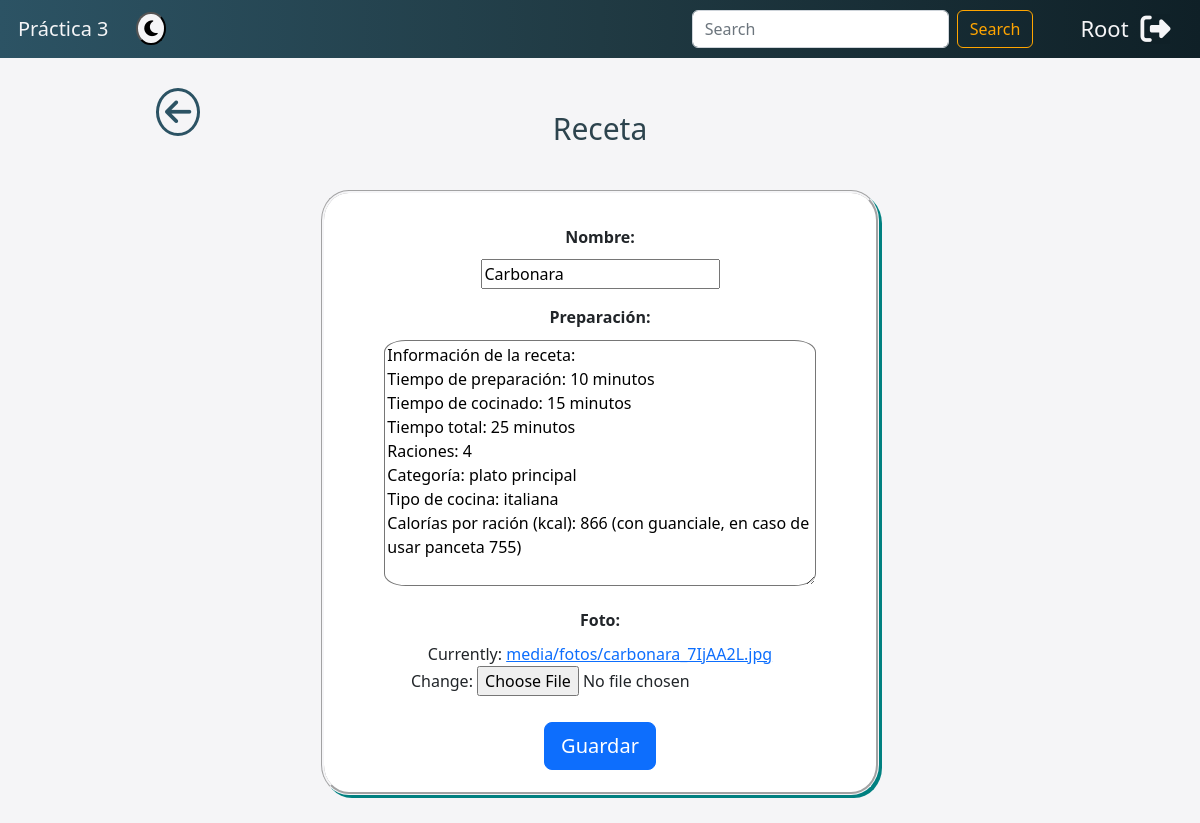
The app's page /recetas/edit/62/ (signed in) with its own data.
### recetas/models.py (models this page shows, shortened)
class Receta(models.Model):
	nombre       = models.CharField(max_length=200, validators=[validate_mayus])
	preparación  = models.TextField(max_length=5000, validators=[validate_mayus])
	foto         = models.FileField(upload_to='media/fotos')

### recetas/views.py (the view)
# urls.py: path('recetas/edit/<int:id>/', views.editar_receta, name='editar_receta'),
def editar_receta(request, id):
    receta = get_object_or_404(Receta, id=id)
    if request.method == "POST":
        form = RecetaForm(request.POST, request.FILES, instance=receta)
        if form.is_valid():
            receta = form.instance
            receta.save()
            messages.add_message(request, messages.SUCCESS, 'Receta editada!')
            return redirect('detalles', id=receta.id)
    else:
        form = RecetaForm(instance=receta)
    return render(request, 'nueva_receta.html', {'form': form})

### recetas/forms.py
class RecetaForm(forms.ModelForm):
    class Meta:
        model = Receta
        fields = ('nombre', 'preparación', 'foto')

### recetas/templates/nueva_receta.html (shortened to what this page needs)
{% extends 'base.html' %}
{% block contenido %}
    {% load static %}
    <link rel="stylesheet" href="{% static 'css/nueva_receta.css' %}">
    <a class="fas fa-arrow-left" href="/"></a>
    <div class="div-nreceta-comida" id="div-nreceta-comida">
        <br><br>
        <p class="p-nreceta-titulo">Receta</p>
        <form method="POST" class="form-nreceta" enctype="multipart/form-data">
            {{form.as_p}}
            <button type="submit" class="btn btn-primary btn-lg">Guardar</button>
        </form>
    </div>
{% endblock %}

### recetas/templates/base.html (shortened to what this page needs)
{% load static %}
<!DOCTYPE html>
<html lang="en">
<head>
	<link href="https://cdn.jsdelivr.net/npm/bootstrap@5.2.2/dist/css/bootstrap.min.css" rel="stylesheet">
	<link rel="stylesheet" href="{% static 'css/base.css' %}">
</head>
<body>
	<header>
		<nav class="navbar navbar-expand-lg bg-light" id="barra">
			<div class="container-fluid">
				<a class="navbar-brand" href="/">Práctica 3</a>
				<button class="switch" id="switch">
					<span><i class="fas fa-moon"></i></span>
				</button>
				<div class="collapse navbar-collapse" id="navbarSupportedContent">
					<form class="d-flex" role="search" method="GET" action="/">
						<input class="form-control me-2" type="search" placeholder="Search" aria-label="Search" name="searchInput">
						<button class="btn btn-outline-success" type="submit" id="boton-busqueda">Search</button>
					</form>
				</div>
				{% if user.is_authenticated %}
					<a class="nombre_usuario">{{ user.get_username }}</a>
					<a class="fas fa-sign-out-alt" href="{% url 'logout' %}?next={{ request.path }}"></a>
				{% else %}
					<a class="fas fa-user-circle" href="{% url 'login' %}?next={{ request.path }}"></a>
				{% endif %}
			</div>
		</nav>
	</header>
	<div class="container">
		{% block contenido %}
		{% endblock %}
	</div>
</body>
</html>

### recetas/static/css/base.css (style rules this page uses)
.navbar-brand { font-weight: 300; color: #f5f5f7; padding: 0.5%; }
.switch { font-size: 18px; border-radius: 100%; background-color: #f5f5f7; margin-left: 0.5%; }
.navbar.navbar-expand-lg.bg-light { background: #0F2027; background: -webkit-linear-gradient(to right, #2C5364, #203A43, #0F2027); background: linear-gradient(to right, #2C5364, #203A43, #0F2027); }
.btn.btn-outline-success { color: orange; border-color: orange; }
.nombre_usuario { text-decoration: none; text-transform: capitalize; font-size: 22px; color: #f5f5f7; margin-left: 4%; margin-right: 1%; }
.fas.fa-sign-out-alt { text-decoration: none; font-size: 30px; color: #f5f5f7; background-color: #0F2027; margin-right: 1.5%; }
body { background-color: #f5f5f7; transition: .3s ease all; margin-bottom: 3%; }
.fas.fa-arrow-left { padding: 6px; position: absolute; margin-top: 2.5%; left: 13%; text-decoration: none; border: solid; border-radius: 100%; border-width: 3px; font-size: 30px; color: #2C5364; }

### recetas/static/css/nueva_receta.css (style rules this page uses)
.div-nreceta-comida { text-align: center; }
.p-nreceta-titulo { color: #2d444e; font-weight: 500; font-size: 30px; }
.form-nreceta { padding: 2%; border: groove; border-color: #f5f5f7; border-radius: 5%; margin-top: 3.5%; margin-left: 25%; margin-right: 25%; background-color: white; box-shadow: 3px 3px teal; }
.div-nreceta-comida label { font-weight: 550; font-size: 16px; margin: 2%; display: block; }
.div-nreceta-comida textarea { width: 85%; border-radius: 5%; }
.div-nreceta-comida button { margin-top: 2%; }

### records on screen
Receta: nombre "Carbonara", preparación "Información de la receta: Tiempo de preparación: 10 minutos Tiempo de cocinado: 15 minutos Tiempo total: 25 minutos Raciones: 4 Categoría: plato principal Tipo de cocina: italiana Calorías por ración (kcal): 866 (con guanciale, en caso de usar panceta 755)"

### other values on screen
{{ user.get_username }} "Root"
